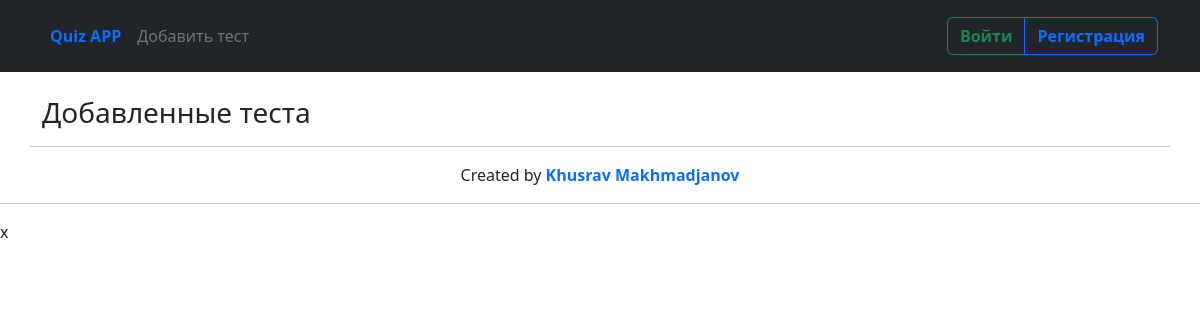
/, run on an earlier commit of the app's database.
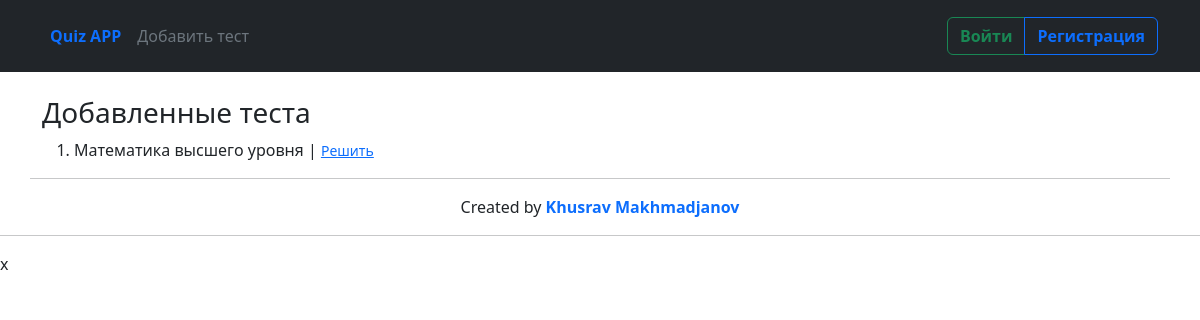
And on a later commit of the database.
### quiz_main/models.py (models this page shows, shortened)
class Test(models.Model):
    author = models.ForeignKey(User, on_delete=models.CASCADE)
    category = models.ForeignKey(Category, on_delete=models.PROTECT)
    title = models.CharField(max_length=200)
    max_attempts = models.PositiveIntegerField(default=1)
    start_date = models.DateTimeField(auto_now_add=True, blank=True, null=True)
    end_time = models.DateTimeField(default=timezone.now() + timezone.timedelta(days=10))
    percentage = models.PositiveIntegerField()

### quiz_main/views.py (the view)
# urls.py: path('', index, name='index'),
def index(request):
    tests = Test.objects.all()
    return render(request, 'index.html', {'tests': tests})

### templates/index.html (shortened to what this page needs)
{% extends 'base.html' %}
{% block content %}
    <br>
    <div class="container">
        <div class="container-mt-5">
            <h3>Добавленные теста</h3>
            {% for test in tests %}
                <ol>
                    <li>
                        {{ test.title }} | <small><a
                            href="{% url 'ready_to_test' test.pk %}">Решить</a></small>
                    </li>
                </ol>
            {% endfor %}
        </div>
    </div>
{% endblock %}

### templates/base.html (shortened to what this page needs)
<!DOCTYPE html>
{% load crispy_forms_tags %}
<html lang="en">
<head>
    <link rel="stylesheet" href="https://cdn.jsdelivr.net/npm/bootstrap@5.2.3/dist/css/bootstrap.min.css">
</head>
<body>
<header class="p-3 text-bg-dark">
    <div class="container">
        <div class="d-flex flex-wrap align-items-center justify-content-center justify-content-lg-start">
            <ul class="nav col-12 col-lg-auto me-lg-auto mb-2 justify-content-center mb-md-0">
                <li><a href="#" class="nav-link px-2 text-primary"><b>Quiz APP</b></a></li>
                <li><a href="#" class="nav-link px-2 text-secondary" style="color: white">Добавить тест</a></li>
            </ul>
            <div class="text-end">
                {% if user.is_authenticated %}
                    <a href="{% url 'logout' %}" class="btn btn-outline-danger me-1"><b>Выход</b></a>
                {% else %}
                    <div class="btn-group" role="group" aria-label="Basic outlined example">
                        <a href="{% url 'login' %}" class="btn btn-outline-success"><b>Войти</b></a>
                        <a href="{% url 'signup' %}" class="btn btn-outline-primary"><b>Регистрация</b></a>
                    </div>
                {% endif %}
            </div>
        </div>
    </div>
</header>
{% block content %}
{% endblock %}
<hr class="container">
<p class="text-center text-body-secondary">Created by <b><a target="_blank" style="text-decoration: none"
                                                            href="https://www.linkedin.com/in/xusrav-maxmadjanov-80b614246/">Khusrav
    Makhmadjanov</a></b></p>
<hr>
</body>
</html>x

What changed in the data, as far as the page shows it:
added Test: title "Математика высшего уровня"
